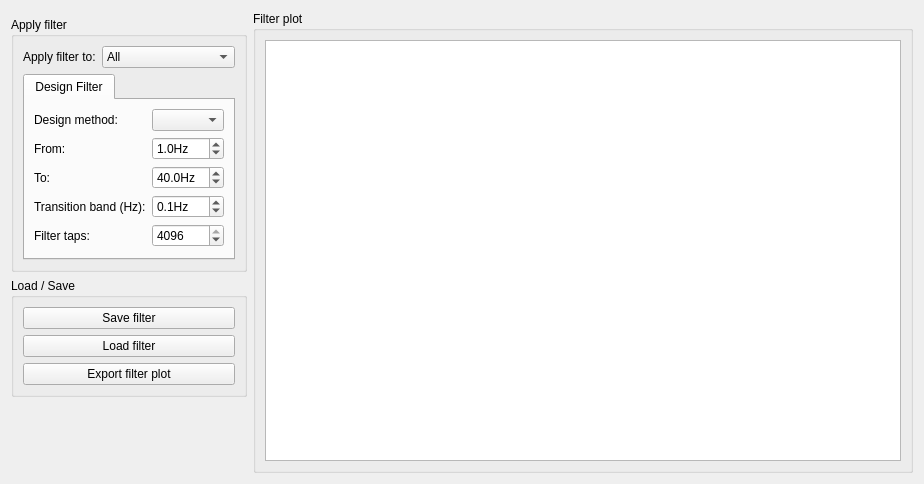
<?xml version="1.0" encoding="UTF-8"?>
<ui version="4.0">
 <class>FilterDesignViewWidget</class>
 <widget class="QWidget" name="FilterDesignViewWidget">
  <property name="windowModality">
   <enum>Qt::NonModal</enum>
  </property>
  <property name="geometry">
   <rect>
    <x>0</x>
    <y>0</y>
    <width>924</width>
    <height>484</height>
   </rect>
  </property>
  <property name="windowTitle">
   <string>Filter design</string>
  </property>
  <layout class="QHBoxLayout" name="horizontalLayout_2">
   <item>
    <layout class="QGridLayout" name="gridLayout_4">
     <property name="topMargin">
      <number>0</number>
     </property>
     <item row="1" column="0">
      <widget class="QGroupBox" name="m_groupBox_filterSettings_2">
       <property name="sizePolicy">
        <sizepolicy hsizetype="Preferred" vsizetype="Preferred">
         <horstretch>0</horstretch>
         <verstretch>0</verstretch>
        </sizepolicy>
       </property>
       <property name="minimumSize">
        <size>
         <width>0</width>
         <height>0</height>
        </size>
       </property>
       <property name="title">
        <string>Apply filter</string>
       </property>
       <layout class="QFormLayout" name="formLayout">
        <item row="0" column="0">
         <widget class="QLabel" name="m_label_applyFilterTo">
          <property name="text">
           <string>Apply filter to:</string>
          </property>
         </widget>
        </item>
        <item row="0" column="1">
         <widget class="QComboBox" name="m_comboBox_filterApplyTo">
          <item>
           <property name="text">
            <string>All</string>
           </property>
          </item>
          <item>
           <property name="text">
            <string>MEG</string>
           </property>
          </item>
          <item>
           <property name="text">
            <string>EEG</string>
           </property>
          </item>
          <item>
           <property name="text">
            <string>ECG</string>
           </property>
          </item>
          <item>
           <property name="text">
            <string>EOG</string>
           </property>
          </item>
          <item>
           <property name="text">
            <string>EMG</string>
           </property>
          </item>
         </widget>
        </item>
        <item row="1" column="0" colspan="2">
         <widget class="QTabWidget" name="m_tabWidget_mode">
          <property name="sizePolicy">
           <sizepolicy hsizetype="Preferred" vsizetype="Preferred">
            <horstretch>0</horstretch>
            <verstretch>0</verstretch>
           </sizepolicy>
          </property>
          <property name="maximumSize">
           <size>
            <width>16777215</width>
            <height>16777215</height>
           </size>
          </property>
          <property name="currentIndex">
           <number>0</number>
          </property>
          <widget class="QWidget" name="Design">
           <attribute name="title">
            <string>Design Filter</string>
           </attribute>
           <layout class="QHBoxLayout" name="horizontalLayout_4">
            <item>
             <layout class="QGridLayout" name="m_layout_designFilter">
              <item row="3" column="0">
               <widget class="QLabel" name="m_label_transitionBand">
                <property name="text">
                 <string>Transition band (Hz):</string>
                </property>
               </widget>
              </item>
              <item row="1" column="0">
               <widget class="QLabel" name="m_label_lowpass">
                <property name="text">
                 <string>From:</string>
                </property>
               </widget>
              </item>
              <item row="0" column="0">
               <widget class="QLabel" name="m_label_designMethod">
                <property name="text">
                 <string>Design method:</string>
                </property>
               </widget>
              </item>
              <item row="4" column="1">
               <widget class="QSpinBox" name="m_spinBox_filterTaps">
                <property name="minimum">
                 <number>16</number>
                </property>
                <property name="maximum">
                 <number>4096</number>
                </property>
                <property name="singleStep">
                 <number>2</number>
                </property>
                <property name="value">
                 <number>4096</number>
                </property>
               </widget>
              </item>
              <item row="2" column="1">
               <widget class="QDoubleSpinBox" name="m_doubleSpinBox_to">
                <property name="suffix">
                 <string>Hz</string>
                </property>
                <property name="decimals">
                 <number>1</number>
                </property>
                <property name="maximum">
                 <double>999.000000000000000</double>
                </property>
                <property name="singleStep">
                 <double>0.100000000000000</double>
                </property>
                <property name="value">
                 <double>40.000000000000000</double>
                </property>
               </widget>
              </item>
              <item row="4" column="0">
               <widget class="QLabel" name="m_label_filterTaps">
                <property name="text">
                 <string>Filter taps:</string>
                </property>
               </widget>
              </item>
              <item row="2" column="0">
               <widget class="QLabel" name="m_label_highpass">
                <property name="text">
                 <string>To:</string>
                </property>
               </widget>
              </item>
              <item row="0" column="1">
               <widget class="QComboBox" name="m_comboBox_designMethod"/>
              </item>
              <item row="1" column="1">
               <widget class="QDoubleSpinBox" name="m_doubleSpinBox_from">
                <property name="suffix">
                 <string>Hz</string>
                </property>
                <property name="decimals">
                 <number>1</number>
                </property>
                <property name="maximum">
                 <double>999.000000000000000</double>
                </property>
                <property name="singleStep">
                 <double>0.100000000000000</double>
                </property>
                <property name="value">
                 <double>1.000000000000000</double>
                </property>
               </widget>
              </item>
              <item row="3" column="1">
               <widget class="QDoubleSpinBox" name="m_doubleSpinBox_transitionband">
                <property name="suffix">
                 <string>Hz</string>
                </property>
                <property name="decimals">
                 <number>1</number>
                </property>
                <property name="maximum">
                 <double>999.000000000000000</double>
                </property>
                <property name="singleStep">
                 <double>0.100000000000000</double>
                </property>
                <property name="value">
                 <double>0.100000000000000</double>
                </property>
               </widget>
              </item>
             </layout>
            </item>
           </layout>
          </widget>
         </widget>
        </item>
       </layout>
      </widget>
     </item>
     <item row="4" column="0">
      <spacer name="verticalSpacer">
       <property name="orientation">
        <enum>Qt::Vertical</enum>
       </property>
       <property name="sizeHint" stdset="0">
        <size>
         <width>20</width>
         <height>40</height>
        </size>
       </property>
      </spacer>
     </item>
     <item row="0" column="1" rowspan="5">
      <widget class="QGroupBox" name="m_groupBox_filterPlot">
       <property name="sizePolicy">
        <sizepolicy hsizetype="Expanding" vsizetype="Expanding">
         <horstretch>0</horstretch>
         <verstretch>0</verstretch>
        </sizepolicy>
       </property>
       <property name="minimumSize">
        <size>
         <width>0</width>
         <height>0</height>
        </size>
       </property>
       <property name="maximumSize">
        <size>
         <width>16777215</width>
         <height>16777215</height>
        </size>
       </property>
       <property name="title">
        <string>Filter plot</string>
       </property>
       <layout class="QHBoxLayout" name="horizontalLayout">
        <item>
         <widget class="QGraphicsView" name="m_graphicsView_filterPlot">
          <property name="sizePolicy">
           <sizepolicy hsizetype="Expanding" vsizetype="Expanding">
            <horstretch>0</horstretch>
            <verstretch>0</verstretch>
           </sizepolicy>
          </property>
          <property name="minimumSize">
           <size>
            <width>450</width>
            <height>0</height>
           </size>
          </property>
         </widget>
        </item>
       </layout>
      </widget>
     </item>
     <item row="2" column="0" rowspan="2">
      <widget class="QGroupBox" name="groupBox">
       <property name="title">
        <string>Load / Save</string>
       </property>
       <layout class="QVBoxLayout" name="verticalLayout">
        <item>
         <widget class="QPushButton" name="m_pushButton_exportFilter">
          <property name="text">
           <string>Save filter</string>
          </property>
         </widget>
        </item>
        <item>
         <widget class="QPushButton" name="m_pushButton_loadFilter">
          <property name="text">
           <string>Load filter</string>
          </property>
         </widget>
        </item>
        <item>
         <widget class="QPushButton" name="m_pushButton_exportPlot">
          <property name="text">
           <string>Export filter plot</string>
          </property>
         </widget>
        </item>
       </layout>
      </widget>
     </item>
    </layout>
   </item>
  </layout>
 </widget>
 <tabstops>
  <tabstop>m_comboBox_filterApplyTo</tabstop>
  <tabstop>m_tabWidget_mode</tabstop>
  <tabstop>m_pushButton_exportFilter</tabstop>
  <tabstop>m_pushButton_loadFilter</tabstop>
  <tabstop>m_pushButton_exportPlot</tabstop>
  <tabstop>m_graphicsView_filterPlot</tabstop>
 </tabstops>
 <resources/>
 <connections/>
</ui>
